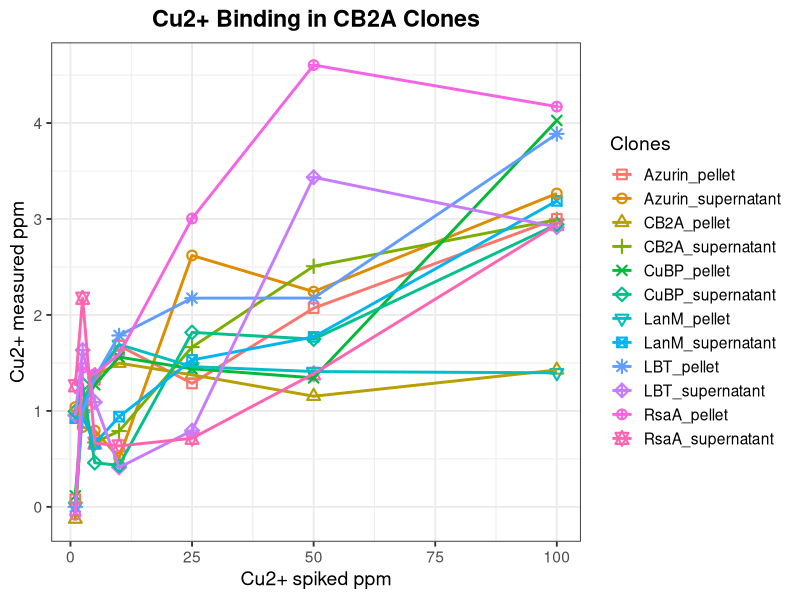
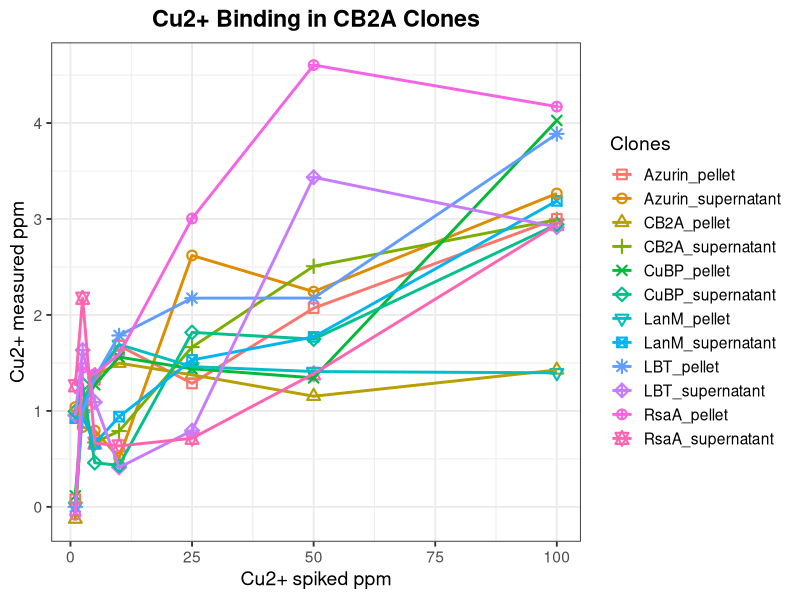

Recreate these plots in R, in order.
library(tidyverse)

# Read raw CSV exactly as laid out
df_raw <- read.csv("Cu_1_100ppm_06Dec2025.csv",
                   header = FALSE, stringsAsFactors = FALSE)

# ---------------------------------------------------
# Extract axis labels
# ---------------------------------------------------
x_axis_title <- df_raw[2, 1]     # A2
y_axis_title <- df_raw[1, 2]     # B1

# ---------------------------------------------------
# Extract X values (A3:A9)
# ---------------------------------------------------
x_vals <- as.numeric(df_raw[3:9, 1])

# ---------------------------------------------------
# Extract Y values (B3:M9)
# Column names for B–M come from row 2
# ---------------------------------------------------
y_vals <- df_raw[3:9, 2:13]
colnames(y_vals) <- df_raw[2, 2:13]

# Build tidy data frame
df_long <- cbind(x_vals, y_vals) %>%
  pivot_longer(cols = -x_vals,
               names_to = "Clones",
               values_to = "Cu_measured_ppm") %>%
  mutate(
    Cu_measured_ppm = as.numeric(Cu_measured_ppm),
    Clones = factor(Clones)
  )

# ---------------------------------------------------
# Plot: STRAIGHT LINES + DIFFERENT MARKERS
# ---------------------------------------------------
p3 <- ggplot(df_long, aes(x = x_vals,
                    y = Cu_measured_ppm,
                    color = Clones,
                    shape = Clones)) +
  geom_point(size = 2.5, stroke = 1.1) +
  geom_line(linewidth = 1) +
  scale_shape_manual(values = 0:25) +   # many marker types
  labs(
    title = "Cu2+ Binding in CB2A Clones",
    x = x_axis_title,
    y = y_axis_title,
    color = "Clones",
    shape = "Clones"
  ) +
  theme_bw(base_size = 14) +
  theme(
    plot.title = element_text(hjust = 0.5, face = "bold"),
    legend.position = "right"
  )

print (p3)

ggsave("Cu_1_100ppm_ScatteredLines.png", p3, width = 15, height = 8, dpi = 300)
